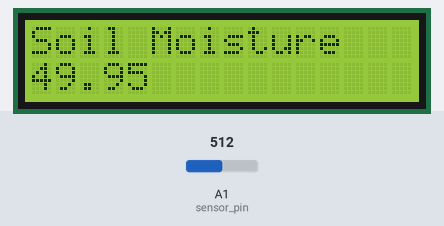
Bench run of a sketch on a simulated Arduino Uno, built with avr-gcc and run on an emulated ATmega328P. Parts: 16×2 character LCD. The test bench sets the inputs (shaded band); at power-on: A1 (sensor_pin) = 512.

Above: at 1.2 s.
1.3 s: A1 (sensor_pin) set to 716
At 3.0 s:
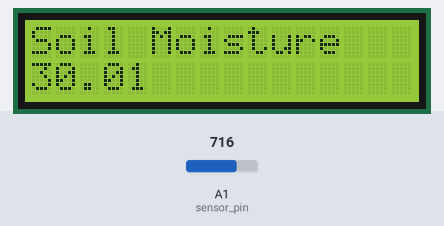
3.6 s: A1 (sensor_pin) set to 900
At 4.9 s:
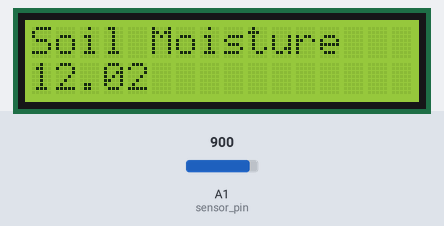
5.6 s: A1 (sensor_pin) set to 1023
At 6.7 s:
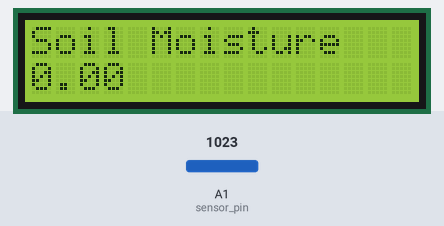
Timing chart, 0 to 8.6 s (numbered marks = the images above; inputs shaded):
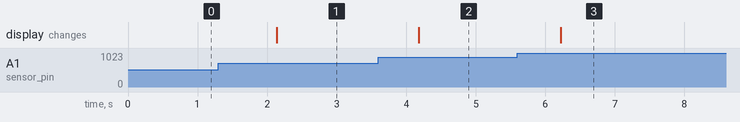

The sketch:

SoilMeter_LCDI2C.ino
```cpp
#include <Wire.h> //Libraries needed for LCD
#include <LiquidCrystal_I2C.h>

LiquidCrystal_I2C lcd(0x38);  // Set the LCD I2C address

const int sensor_pin = A1;  /* Soil moisture sensor O/P pin */

void setup() {
  // put your setup code here, to run once:
  lcd.begin(16, 2);
  // Print a message to the LCD.
  lcd.print("Soil Moisture");
}

void loop() {
  // put your main code here, to run repeatedly:
  float moisture_percentage;
  int sensor_analog;
  lcd.clear();
  sensor_analog = analogRead(sensor_pin);
  moisture_percentage = ( 100 - ( (sensor_analog/1023.00) * 100 ) );
  lcd.print("Soil Moisture");
  lcd.setCursor(0, 1);
  Serial.print("Moisture Percentage = ");
  lcd.print(moisture_percentage);
  delay(1000);
}
```

Measured:
- after the input at 1.3 s, the display: changes after 0.84 s (image 1)
- after the input at 3.6 s, the display: changes after 0.58 s (image 2)
- after the input at 5.6 s, the display: changes after 0.62 s (image 3)
